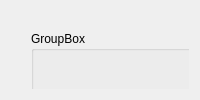
        <widget class="QWidget" name="page_empty">
         <layout class="QGridLayout" name="gridLayout_4">
          <item row="0" column="0">
           <widget class="QWidget" name="widget_page3" native="true">
            <widget class="QGroupBox" name="groupBox">
             <property name="geometry">
              <rect>
               <x>20</x>
               <y>20</y>
               <width>391</width>
               <height>211</height>
              </rect>
             </property>
             <property name="title">
              <string>GroupBox</string>
             </property>
             <layout class="QGridLayout" name="gridLayout_19">
              <item row="0" column="0">
               <layout class="QGridLayout" name="gridLayout_18">
                <item row="0" column="1">
                 <widget class="QWidget" name="widget_sensor_group1" native="true">
                  <property name="sizePolicy">
                   <sizepolicy hsizetype="Expanding" vsizetype="Expanding">
                    <horstretch>0</horstretch>
                    <verstretch>0</verstretch>
                   </sizepolicy>
                  </property>
                  <property name="styleSheet">
                   <string notr="true">QWidget#widget_sensor_group1 {
    border-image: url(sensor_display_group.png);
    background-repeat: no-repeat;
    background-position: center;
    background-size: cover;
}</string>
                  </property>
                  <widget class="QLabel" name="label">
                   <property name="geometry">
                    <rect>
                     <x>40</x>
                     <y>30</y>
                     <width>101</width>
                     <height>41</height>
                    </rect>
                   </property>
                   <property name="text">
                    <string>TextLabel</string>
                   </property>
                  </widget>
                  <widget class="QLabel" name="label_38">
                   <property name="geometry">
                    <rect>
                     <x>40</x>
                     <y>100</y>
                     <width>101</width>
                     <height>41</height>
                    </rect>
                   </property>
                   <property name="text">
                    <string>TextLabel</string>
                   </property>
                  </widget>
                 </widget>
                </item>
               </layout>
              </item>
              <item row="0" column="1">
               <layout class="QGridLayout" name="gridLayout_20">
                <item row="0" column="0">
                 <widget class="QWidget" name="widget_sensor_group2" native="true">
                  <property name="sizePolicy">
                   <sizepolicy hsizetype="Expanding" vsizetype="Expanding">
                    <horstretch>0</horstretch>
                    <verstretch>0</verstretch>
                   </sizepolicy>
                  </property>
                  <property name="styleSheet">
                   <string notr="true">QWidget#widget_sensor_group2 {
    border-image: url(sensor_display_group.png);
    background-repeat: no-repeat;
    background-position: center;
    background-size: cover;
}</string>
                  </property>
                  <widget class="QLabel" name="label_39">
                   <property name="geometry">
                    <rect>
                     <x>40</x>
                     <y>100</y>
                     <width>101</width>
                     <height>41</height>
                    </rect>
                   </property>
                   <property name="text">
                    <string>TextLabel</string>
                   </property>
                  </widget>
                  <widget class="QLabel" name="label_40">
                   <property name="geometry">
                    <rect>
                     <x>40</x>
                     <y>30</y>
                     <width>101</width>
                     <height>41</height>
                    </rect>
                   </property>
                   <property name="text">
                    <string>TextLabel</string>
                   </property>
                  </widget>
                 </widget>
                </item>
               </layout>
              </item>
             </layout>
            </widget>
            <widget class="QGroupBox" name="groupBox_2">
             <property name="geometry">
              <rect>
               <x>550</x>
               <y>20</y>
               <width>391</width>
               <height>211</height>
              </rect>
             </property>
             <property name="title">
              <string>GroupBox</string>
             </property>
             <layout class="QGridLayout" name="gridLayout_21">
              <item row="0" column="0">
               <layout class="QGridLayout" name="gridLayout_22">
                <item row="0" column="0">
                 <widget class="QPushButton" name="pushButton_12">
                  <property name="text">
                   <string>PushButton</string>
                  </property>
                 </widget>
                </item>
               </layout>
              </item>
              <item row="0" column="1">
               <layout class="QGridLayout" name="gridLayout_23">
                <item row="0" column="0">
                 <widget class="QPushButton" name="pushButton_13">
                  <property name="text">
                   <string>PushButton</string>
                  </property>
                 </widget>
                </item>
               </layout>
              </item>
             </layout>
            </widget>
            <widget class="QGroupBox" name="groupBox_3">
             <property name="geometry">
              <rect>
               <x>20</x>
               <y>240</y>
               <width>591</width>
               <height>211</height>
              </rect>
             </property>
             <property name="title">
              <string>GroupBox</string>
             </property>
             <layout class="QGridLayout" name="gridLayout_24">
              <item row="0" column="0">
               <layout class="QGridLayout" name="gridLayout_25">
                <item row="0" column="0">
                 <widget class="QPushButton" name="pushButton_14">
                  <property name="text">
                   <string>PushButton</string>
                  </property>
                 </widget>
                </item>
               </layout>
              </item>
              <item row="0" column="1">
               <layout class="QGridLayout" name="gridLayout_26">
                <item row="0" column="0">
                 <widget class="QPushButton" name="pushButton_10">
                  <property name="text">
                   <string>PushButton</string>
                  </property>
                 </widget>
                </item>
               </layout>
              </item>
              <item row="0" column="2">
               <layout class="QGridLayout" name="gridLayout_27">
                <item row="0" column="0">
                 <widget class="QPushButton" name="pushButton_11">
                  <property name="text">
                   <string>PushButton</string>
                  </property>
                 </widget>
                </item>
               </layout>
              </item>
             </layout>
            </widget>
           </widget>
          </item>
         </layout>
        </widget>
